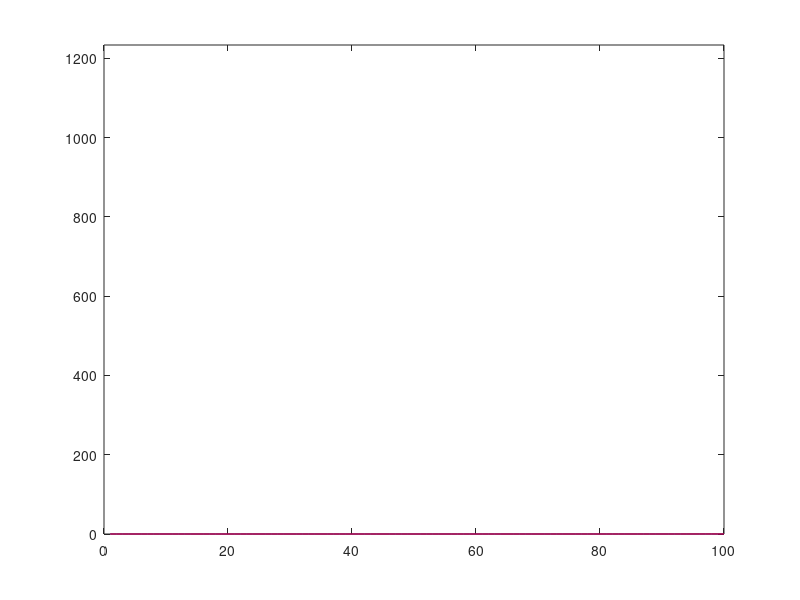

Recreate this plot in MATLAB.
function Amdados1D()
%------------------------------------------------------------------------------
% Author    : Albert Akhriev, albert_akhriev@ie.ibm.com
% Copyright : IBM Research Ireland, 2017
%------------------------------------------------------------------------------
%--------------------------------------------------------------------------------------------------
% 1D Advection-diffusion PDE solver with data assimilation based on Kalman filter.
%
% Use the following command-line options to run this script from the project root directory:
%   matlab -nodisplay -nodesktop -nosplash -r "addpath('./python'); Amdados1D(); exit(0);"
%
% On Mac OS the full path to Matlab is, for example, "/Applications/MATLAB_R2016a.app/bin/matlab",
% so the command looks as follows:
%   /Applications/MATLAB_R2016a.app/bin/matlab -nodisplay -nodesktop -nosplash \
%           -r "addpath('./python'); Amdados1D(); exit(0);"
%--------------------------------------------------------------------------------------------------

close all;
figure(1);

N = 100;
domain_size = 1000;
T = 1500;
diffusion_coef = 7.0;
flow_velocity = 1;

noise_sigma_Q = 1;
noise_sigma_R = 1;
cov_sigma = 3;

% Space and time steps.
dx = domain_size / (N - 1);
dt = min( (dx^2)/(2*diffusion_coef), dx/flow_velocity );    % respects stability criteria

A = ModelMatrix(N, diffusion_coef, flow_velocity, dx, dt);
[field, P, H, Q, R] = InitKalmanFilter(N, noise_sigma_Q, noise_sigma_R, cov_sigma);

% Compute and accumulate observations. Also compute and record the "true" field for comparison.
[observations, true_field, max_field] = GenerateObservations(InitialField(N), N, A, H, T, dt);

% Time integration loop.
count = 0;
for t=0:dt:T
    count = count + 1;

    % Make one step forward in time with the model and apply boundary conditions.
    field = A * field;
    field(1) = 0;
    field(N) = 0;

    %S = svd(P); fprintf('lambda_min = %f,  lambda_max = %f\n', min(S(:)), max(S(:)));

    % Get observations obtained from the "true" field (simulation).
    z = observations(:,count);

    % Apply Kalman filter at few points of observations.
    P = A * P * transpose(A) + Q;
    y = z - H * field;
    K = (P * transpose(H)) * pinv(H * P * transpose(H) + R);
    P = (eye(N) - K * H) * P;
    field = field + K * y;

    % Visualizations.
    max_field = max(max_field, max(field(:)));
    if true
        plot(true_field(:,count), '-b');
        hold on;
        plot(field, '-r');
        hold off;
        ylim([0 max(max_field,1)]);
    else
        plot(sqrt(abs(field)));
        ylim([0 sqrt(abs(max_field))]);
    end
    drawnow;
    fprintf('.');
    if mod(count, 80) == 0, fprintf('\n'); end
    %pause;
end
fprintf('\n');

end

%--------------------------------------------------------------------------------------------------
% Compute and accumulate observations. Also compute and record the "true" field for comparison.
%--------------------------------------------------------------------------------------------------
function [observations, true_field_history, max_field] = GenerateObservations( ...
                                                            initial_true_field, N, A, H, T, dt)
    % Count the number of steps.
    count = 0;
    for t=0:dt:T
        count = count + 1;
    end

    % Initialize the placeholders and temporary variables.
    field = initial_true_field;
    true_field_history = zeros(N, count);
    observations = zeros(size(H,1), count);

    % Time-integration of the "true" field.
    count = 0;
    for t=0:dt:T
        count = count + 1;
        field = A * field;
        true_field_history(:,count) = field;
        observations(:,count) = H * field;
    end

    % Maximum field value for visualization.
    max_field = max(true_field_history(:));

end

%--------------------------------------------------------------------------------------------------
% Compute model matrix, which is the inverse of differentiating one: x_{t+1} = A * x_{t}.
%--------------------------------------------------------------------------------------------------
function A = ModelMatrix(N, diffusion_coef, flow_velocity, dx, dt)

    rho = (diffusion_coef * dt) / dx^2;
    vel_0 = 2*dx/dt;

    diag_elem  = 1 + 2*rho;
    sub_diag   = -flow_velocity/vel_0 - rho;
    super_diag = +flow_velocity/vel_0 - rho;

    A = zeros(N, N);
    for k=2:(N-1)
        A(k, k-1) = sub_diag;
        A(k, k)   = diag_elem;
        A(k, k+1) = super_diag;
    end
    A(1,1) = 1;
    A(N,N) = 1;
    A = pinv(A);

end

%--------------------------------------------------------------------------------------------------
% Create initial ("true") field with a spike at some point and zeros elsewhere. Note, the spike
% is not very sharp to make the field differentiable.
%--------------------------------------------------------------------------------------------------
function field = InitialField(N)

    field = zeros(N,1);
    sigma = 3;                              % in logical units (point indices)
    for x=(-4*sigma):(4*sigma)
        field(x + 15) = 10000 * exp(-x^2/(2*sigma^2)) / (sigma * sqrt(2*pi));
    end
    field(1) = 0;
    field(N) = 0;

end

%--------------------------------------------------------------------------------------------------
% Function initializes the Kalman filter, its matrices and correspoding state variables.
%--------------------------------------------------------------------------------------------------
function [field, P, H, Q, R] = InitKalmanFilter(N, noise_sigma_Q, noise_sigma_R, cov_sigma)

    % Initially all zeros because we have no idea what is the "true" field.
    field = zeros(N,1);

    % Covariance matrix. Initially it is diagonal one with quite narrow distribution
    % around the main diagonal.
    P = eye(N);
    for i=1:N
        for j=(i+1):N
            v = exp(-(i-j)^2/(2*cov_sigma^2));
            %v = 0;
            P(i,j) = v;
            P(j,i) = v;
        end
    end

    % Observation matrix H has units on a sub-set of observations and zeros elsewhere.
    % The step of observation grid corresponds to the initial correlation length "cov_sigma".
    assert(N > 10);
    num_obs = min(max(round(N/cov_sigma), 1), N);   % number of observations
    fprintf('num. observations = %d\n', num_obs);
    idx = round(linspace(1, N, num_obs));
    assert(length(idx) == num_obs);
    H = zeros(num_obs, N);
    for k=1:num_obs
        H(k,idx(k)) = 1;
    end

    % Noise covariance matrices of the model and observation respectively.
    Q = eye(N)         * noise_sigma_Q;
    R = eye(size(H,1)) * noise_sigma_R;

end


